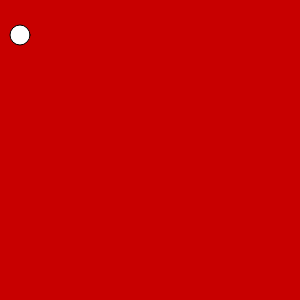
Frame 1 (no input)
Frame 60 (no input): identical to frame 1, image omitted
Frame 120 (the mouse pressed at the canvas centre since frame 60): identical to frame 1, image omitted

The p5.js sketch that drew this single still picture (run headless with seeded random() and noise() and a simulated clock; from frame 60 on, the mouse is pressed at the canvas centre):

// p5.js sketch
// ── sketch.js
function setup() {
    createCanvas(300,300);
}

function draw() {
    background(200,0,0);
    ellipse(20,35,20,20);
}
